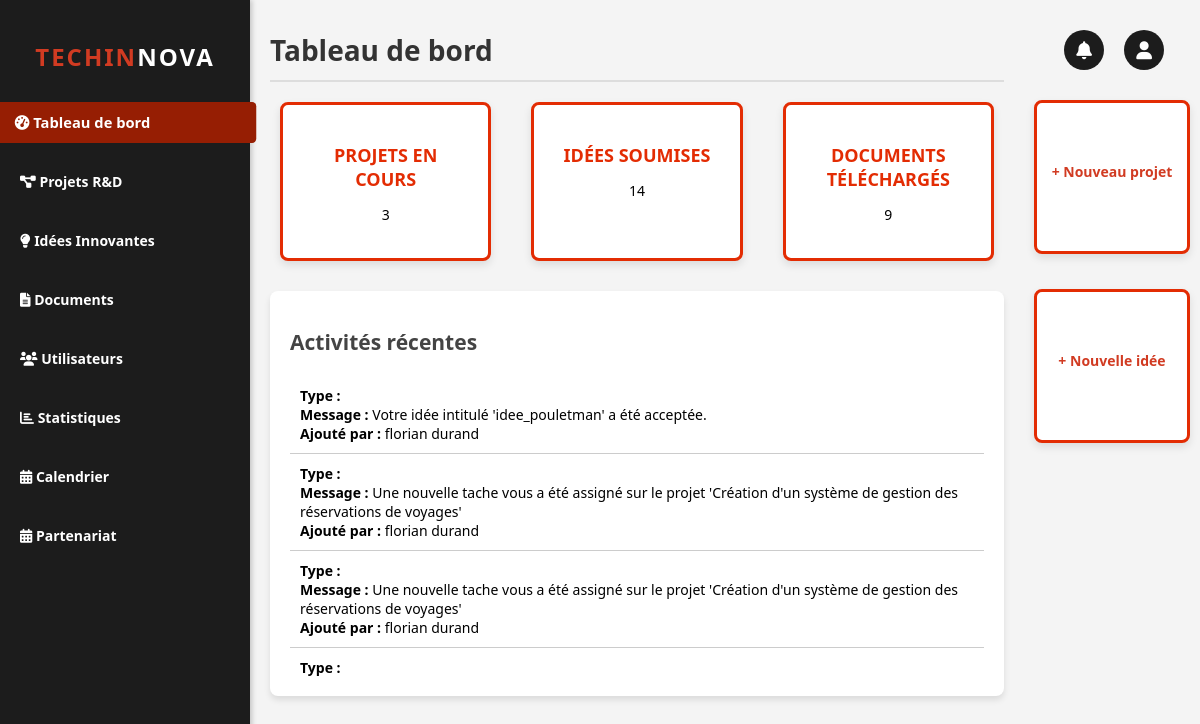
Page /espace_admin/admin.php (signed in) on the committed database.
### tables this page shows
CREATE TABLE `notifications` (
  `id` int(11) NOT NULL,
  `id_utilisateur` int(11) NOT NULL,
  `id_destinateur` int(11) DEFAULT NULL,
  `type` enum('nouveau_projet','nouvelle_idee','tache_terminee','echeance_proche','demande_participation') NOT NULL,
  `message` text NOT NULL,
  `date_creation` timestamp NOT NULL DEFAULT current_timestamp(),
  `status` enum('unread','read','','') NOT NULL DEFAULT 'unread' COMMENT '0: Non lu, 1: Lu',
  `id_idee` int(11) DEFAULT NULL
);

CREATE TABLE `utilisateurs` (
  `id` int(11) NOT NULL,
  `nom` varchar(255) NOT NULL,
  `prenom` varchar(255) NOT NULL,
  `email` varchar(255) NOT NULL,
  `mot_de_passe` varchar(255) NOT NULL,
  `profil` enum('administrateur','chercheur','collaborateur_externe') DEFAULT 'collaborateur_externe',
  `date_creation` date NOT NULL
);

### config/commandes.php (called while the page is built, shortened)
<?php
class Chercheur {
    private $db;
    public function __construct($db) {
        $this->db = $db;
    }
        public function compter_projets() {
            $query = "SELECT COUNT(*) as total FROM projets";
            $stmt = $this->db->prepare($query);
            $stmt->execute();
            $result = $stmt->fetch(PDO::FETCH_ASSOC);
            return $result['total'] ?? 0;
        }
        public function compter_idees() {
            $query = "SELECT COUNT(*) as total FROM idee";
            $stmt = $this->db->prepare($query);
            $stmt->execute();
            $result = $stmt->fetch(PDO::FETCH_ASSOC);
            return $result['total'] ?? 0;
        }
        public function compter_documents() {
            $query = "SELECT COUNT(*) as total FROM documents";
            $stmt = $this->db->prepare($query);
            $stmt->execute();
            $result = $stmt->fetch(PDO::FETCH_ASSOC);
            return $result['total'] ?? 0;
        }
}
class Notifications {
    private $db;
    public function __construct($db) {
        $this->db = $db;
    }
    public function aff_all_notifs() {
        try {
            $sql = "
                SELECT
                    notifications.*,
                    utilisateurs.nom AS utilisateur_nom,
                    utilisateurs.prenom AS utilisateur_prenom
                FROM notifications
                JOIN utilisateurs ON notifications.id_utilisateur = utilisateurs.id
                ORDER BY notifications.id DESC
            ";
            $stmt = $this->db->prepare($sql);
            $stmt->execute();
            $notifications = $stmt->fetchAll(PDO::FETCH_ASSOC);
            return $notifications;
        } catch (PDOException $e) {
            echo "<p>Erreur lors de la récupération des notifications : " . htmlspecialchars($e->getMessage()) . "</p>";
            return [];
        }
    }
}
?>

### espace_admin/admin.php (the view, shortened to what this page needs)
<?php
require_once("C:/xampp/htdocs/projet_web/config/connexion.php");
require_once("C:/xampp/htdocs/projet_web/config/commandes.php");
$notifications = new Notifications($db);
$all_notifications = $notifications->aff_all_notifs();
$chercheur = new Chercheur($db);
$total_projets = $chercheur->compter_projets();
$total_idees = $chercheur->compter_idees();
$total_documents = $chercheur->compter_documents();
?>
<!DOCTYPE html>
<html lang="fr">
<head>
    <link rel="stylesheet" href="css/styles_admin.css">
    <link rel="stylesheet" href="https://cdnjs.cloudflare.com/ajax/libs/font-awesome/6.0.0-beta3/css/all.min.css">
</head>
<body>
    <div class="sidebar">
        <h2><span>TechIn</span>nova</h2>
        <nav>
            <ul>
                <li><a href="admin.php"><i class="fas fa-tachometer-alt"></i> Tableau de bord</a></li>
                <li><a href="projetr&d.php"><i class="fas fa-project-diagram"></i> Projets R&D</a></li>
                <li><a href="idees.php"><i class="fas fa-lightbulb"></i> Idées Innovantes</a></li>
                <li><a href="documents.php"><i class="fas fa-file-alt"></i> Documents</a></li>
                <li><a href="users.php"><i class="fas fa-users"></i> Utilisateurs</a></li>
                <li><a href="statistiques.php"><i class="fas fa-chart-bar"></i> Statistiques</a></li>
                <li><a href="calendrier.php"><i class="fas fa-calendar-alt"></i> Calendrier</a></li>
                <li><a href="partenariat.php"><i class="fas fa-calendar-alt"></i> Partenariat</a></li>
            </ul>
        </nav>
    </div>
    <div class="main-content">
        <header>
            <h1>Tableau de bord</h1>
            <div id="header-icons">
                <a href="notification.php" id="notificationsBtn"><i class="fas fa-bell"></i></a>
                <a href="profil.php" id="profilBtn"><i class="fas fa-user"></i></a>
            </div>
        </header>
        <section class="stats">
            <div class="card">
                <h3>Projets en cours</h3>
                <p><?php echo $total_projets; ?></p>
            </div>
            <div class="card">
                <h3>Idées soumises</h3>
                <p><?php echo $total_idees; ?></p>
            </div>
            <div class="card">
                <h3>Documents téléchargés</h3>
                <p><?php echo $total_documents; ?></p>
            </div>
        </section>
        <section class="recent-activities">
            <h2>Activités récentes</h2>
            <ul>
                <?php if (!empty($all_notifications)) : ?>
                    <?php foreach ($all_notifications as $notification) : ?>
                        <li>
                            <strong>Type :</strong> <?= htmlspecialchars($notification['type']) ?><br>
                            <strong>Message :</strong> <?= htmlspecialchars($notification['message']) ?><br>
                            <strong>Ajouté par :</strong>
                            <?= htmlspecialchars($notification['utilisateur_prenom']) ?>
                            <?= htmlspecialchars($notification['utilisateur_nom']) ?>
                        </li>
                    <?php endforeach; ?>
                <?php else : ?>
                    <li>Aucune activité récente.</li>
                <?php endif; ?>
            </ul>
        </section>
    </div>
    <section class="nav_droite">
        <a href="ajout_projet.php">
            <div class="card_projet"><p>+ Nouveau projet</p></div>
        </a>
        <a href="#">
            <div class="card_idee"><p>+ Nouvelle idée</p></div>
        </a>
    </section>
</body>
</html>

### espace_admin/css/styles_admin.css (style rules this page uses)
body { height: 100%; margin: 0; font-family: 'Segoe UI', Tahoma, Geneva, Verdana, sans-serif; background-color: #f4f4f4; display: flex; font-size: 14px; }
.sidebar { width: 250px; height: 100vh; background-color: #1c1c1c; color: #fff; position: fixed; padding-top: 20px; box-shadow: 2px 0 5px rgba(0, 0, 0, 0.2); }
.sidebar h2 { text-align: center; margin-bottom: 30px; font-size: 24px; text-transform: uppercase; letter-spacing: 2px; }
.sidebar h2 span { color: #d13b22; }
.sidebar nav ul { list-style-type: none; padding: 0; }
.sidebar nav ul li { margin: 20px 0; }
.sidebar nav ul li a { color: #fff; text-decoration: none; padding: 10px 20px; display: block; transition: background-color 0.3s, transform 0.3s; font-weight: bold; }
.sidebar nav ul li a.active { background-color: rgb(150, 30, 3); border-radius: 4px; transform: scale(1.05); }
header { margin-bottom: 20px; }
header h1 { margin: 0; font-size: 24px; color: #2c3e50; }
.stats { display: flex; justify-content: space-between; margin-top: 20px; }
.card { background-color: #fff; padding: 20px; border-radius: 10px; text-align: center; flex: 1; margin: 0 10px; box-shadow: 0 4px 6px rgba(0, 0, 0, 0.1); transition: transform 0.3s ease; }
.card h3 { font-size: 18px; color: #333; }
.recent-activities { margin-top: 30px; padding: 20px; background-color: #fff; border-radius: 8px; box-shadow: 0 4px 6px rgba(0, 0, 0, 0.1); overflow-y: auto; }
.recent-activities h2 { margin-bottom: 20px; color: #444; }
.recent-activities ul { max-height: 300px; overflow-y: auto; padding-right: 10px; list-style-type: none; padding: 0; margin: 0; }
.recent-activities ul li { padding: 10px; border-bottom: 1px solid #ccc; }
.main-content { margin-left: 250px; padding: 20px; width: calc(100% - 250px); }
header { display: flex; justify-content: space-between; align-items: center; padding: 10px 0; border-bottom: 2px solid #ddd; }
header h1 { margin: 0; font-size: 28px; color: #333; }
#header-icons { display: flex; gap: 20px; align-items: center; }
#notificationsBtn, #profilBtn { transform: translateX(400%); width: 40px; height: 40px; background-color: #1c1c1c; color: #fff; border-radius: 50%; display: flex; align-items: center; justify-content: center; text-decoration: none; font-size: 18px; transition: background-color 0.3s, transform 0.3s; }
.stats { display: flex; gap: 20px; margin-top: 20px; }
.card { background-color: #fff; padding: 20px; border-radius: 8px; box-shadow: 0 4px 8px rgba(0, 0, 0, 0.1); width: 30%; text-align: center; border: 3px solid rgb(227,44,3); transition: transform 0.3s; }
.card h3 { margin-bottom: 10px; color: rgb(227,44,3); text-transform: uppercase; }
.nav_droite { text-align: center; padding: 10px; flex-shrink: 0; }
.nav_droite a { text-decoration: none; color: #1c1c1c; }
.card_projet { margin-top: 90px; background-color: #fff; border-radius: 8px; box-shadow: 0 4px 8px rgba(0, 0, 0, 0.1); height: 148px; width: 150px; text-align: center; border: 3px solid rgb(227,44,3); cursor: default; }
.card_idee { margin-top: 35px; background-color: #fff; border-radius: 8px; box-shadow: 0 4px 8px rgba(0, 0, 0, 0.1); height: 148px; width: 150px; text-align: center; border: 3px solid rgb(227,44,3); cursor: default; }
.card_idee p, .card_projet p { color: #d13b22; font-weight: 900; transform: translateY(45px); }

### rows in the picture
notifications: message "Votre idée intitulé 'idee_pouletman' a été acceptée.", id_utilisateur.prenom "florian", id_utilisateur.nom "durand"
notifications: message "Une nouvelle tache vous a été assigné sur le projet 'Création d'un système de gestion des réservations de voyages'", id_utilisateur.prenom "florian", id_utilisateur.nom "durand"
notifications: message "Une nouvelle tache vous a été assigné sur le projet 'Création d'un système de gestion des réservations de voyages'", id_utilisateur.prenom "florian", id_utilisateur.nom "durand"

### other values in the picture
$total_projets "3"
$total_idees "14"
$total_documents "9"
